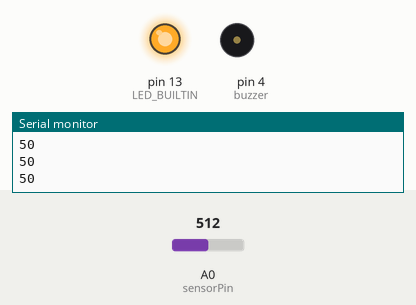
Recording of a sketch running on a simulated Arduino Uno, built with avr-gcc and run on an emulated ATmega328P. Parts: output pins drawn as LEDs (lit = HIGH), buzzer (waves = sounding), the last lines printed to the serial monitor. The test bench sets the inputs (shaded band); at power-on: A0 (sensorPin) = 512.

Above: at 1.2 s.
1.3 s: A0 (sensorPin) set to 531
At 2.4 s:
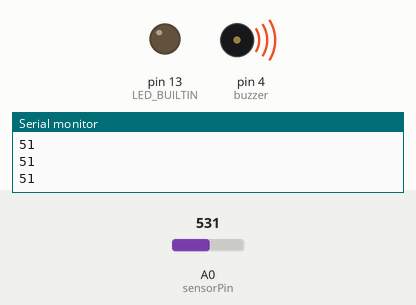
2.8 s: A0 (sensorPin) set to 511
At 3.05 s:
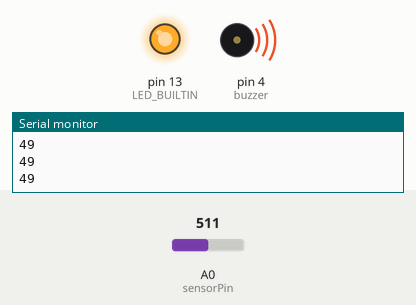
4.8 s: A0 (sensorPin) set to 716
At 5.1 s:
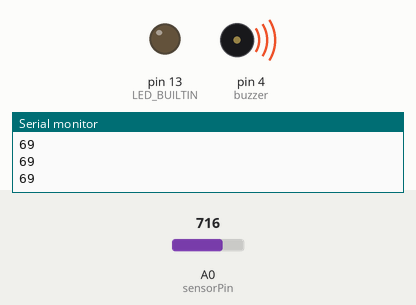
6.3 s: A0 (sensorPin) set to 306
At 7.8 s:
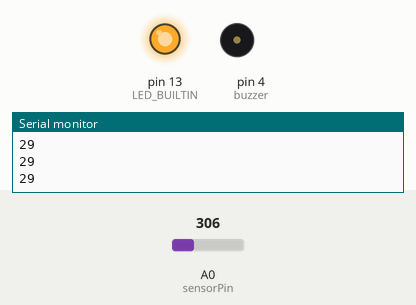
Timing chart, 0 to 9.3 s (numbered marks = the images above; inputs shaded):
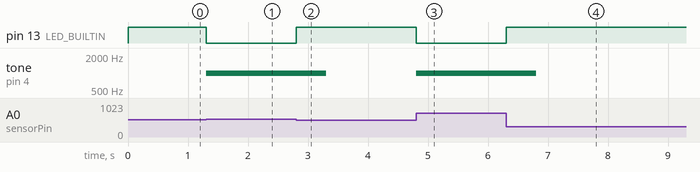

The sketch:

sketch_apr13a.ino
```cpp
int sensorPin = A0;    // select the input pin for the potentiometer
int sensorValue = 0;  // variable to store the value coming from the sensor
int buzzer = 4;
void setup() {
  // declare the ledPin as an OUTPUT:
  pinMode(LED_BUILTIN, OUTPUT);
  Serial.begin(9600);
}

void loop() {
  // read the value from the sensor:
  sensorValue = analogRead(sensorPin);
  sensorValue = map(sensorValue, 0, 1023, 0, 100);
  Serial.println(sensorValue);
  if(sensorValue > 50){
    digitalWrite(LED_BUILTIN, LOW);
    tone(buzzer, 1000, 500);
  }
  else{
    digitalWrite(LED_BUILTIN, HIGH);

  }
//  // turn the ledPin on

}
```

Measured:
- the behaviour switches between 521 and 522 on A0 (sensorPin) (found by bisection; images 0 and 1)
- after the input at 1.3 s, pin 13 (LED_BUILTIN): HIGH → LOW at once; tone on pin 4 (buzzer): silent → 1000 Hz at once
- after the input at 2.8 s, pin 13 (LED_BUILTIN): LOW → HIGH at once; tone on pin 4 (buzzer): 1000 Hz → silent after 0.50 s
- after the input at 4.8 s, pin 13 (LED_BUILTIN): HIGH → LOW at once; tone on pin 4 (buzzer): silent → 1000 Hz at once
- after the input at 6.3 s, pin 13 (LED_BUILTIN): LOW → HIGH at once; tone on pin 4 (buzzer): 1000 Hz → silent after 0.50 s
